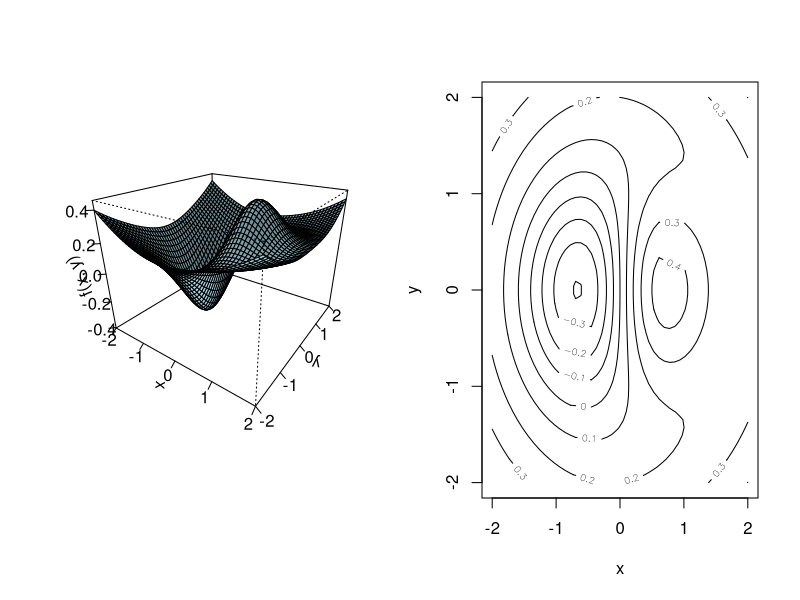

Here is the R script that generated this plot: (Note: this script raises an error after producing the figure.)
#============================================================================
# PROGRAM: optimization.R
#
# LANGUAGE*: R
#
# DESCIPTION: This file contains the necessary routine to perform 
#             optimization in the following examples:
#                - minimize the function: x*exp(-x^2 - y^2) + (x^2 + y^2)/20
#                - maximize the log-likelihood for linear regression 
#                - maximize the log-likelihood for logit regression
#
# AUTHOR: Cleyton Farias
#
# DATE: June 21, 2017
#
# LAST MODIFIED: July 07, 2017
#
#============================================================================


#------------------- PROBLEM 1:  ------------------------------

f <- function(x, y){
    f <- x*exp(-x^2 - y^2) + (x^2 + y^2)/20
    
    return(f)
}

x <- seq(-2, 2, length = 50)
y <- seq(-2, 2, length = 50)
z <- outer(x, y, f)

postscript(file = 'problem01_3D_01.ps', paper = "a4", horizontal = TRUE)
par(mfrow = c(1, 2))

# Gráfico 3D: 
persp(x, y, z, theta = 35, phi = 25, expand = 0.8, ticktype = "detailed", 
      xlab = "x", ylab="y", zlab = "f(x, y)", col = 'lightblue' , border = 'black', 
      shade = 0.2)


# Curvas de Nível: 
contour(x, y, z, xlab = "x", ylab = "y")

dev.off()
par(mfrow = c(1,1))


# Function to be minimized: 
prob01 <- function(z){
    x <- z[1]
    y <- z[2]
    
    f <- x*exp(-x^2 - y^2) + (x^2 + y^2)/20
    
    return(f)
}

# Gradient vector:
grad01 <- function(z){
    x <- z[1]
    y <- z[2]
    
    fx <- exp(-x^2 - y^2)*(1 - 2*x^2) + x/10
    fy <- y/10 - 2*x*y*exp(-x^2 - y^2)
    
    return(c(fx, fy))
}

# Hessian Matrix:
hessian <- function(z){
    x <- z[1]
    y <- z[2]
    
    fxx <- exp(-x^2 - y^2)*(4*x^3 - 6*x) + 1/10
    fyy <- exp(-x^2 - y^2)*(4*x*y^2 - 2*x) + 1/10
    fxy = fyx = exp(-x^2 - y^2)*(4*(x^2)*y - 2*y)
    
    return(cbind(c(fxx, fyx), c(fxy, fyy)))
}


# Initial Guess:
ig01 <- c(1,1)

#--------------- NELDER-MEAD(Método Simplex) ----------------
flag.prob01.01 <- optim(par = ig01, fn = prob01, 
                        method = "Nelder-Mead")

flag.prob01.01


#----------------------- BFGS -------------------------------
flag.prob01.02 <- optim(par = ig01, fn = prob01,
                gr = grad01, method = "BFGS")


flag.prob01.02


#--------------------- L-BFGS-B -----------------------------
flag.prob01.03 <- optim(par = ig01, fn = prob01, gr = grad01,
                        lower = c(-1,-.5), upper = c(0, 0.5),
                        method = "L-BFGS-B")

flag.prob01.03



#=============== PROBLEM 2: Linear Regression ===============
N = 100

# TRUE PARAMETERS:
BETA0 = 1
BETA1 = 2
SIGMA2 = 2


# Simulation:

# Choosing the Random Number Generator:
RNGkind(kind = "Marsaglia-Multicarry", normal.kind = "Inversion")

# State of the RNG:
#   - The first number codes the kind of RNG.
#     The lowest two decimal digits are in 0:(k-1) where k
#     is the number of available RNGs.
#     The hundreds represent the type of normal generator (starting at 0).

# Generating the explanatory variable x: 
set.seed(2017)
stateRNG1 <- .Random.seed
seed1X <- stateRNG1[2] # This value will be used in other plataforms to generate X
seed2X <- stateRNG1[3] # This value will be used in other plataforms to generate X
X <- runif(N)


# Generating uniform numbers to create the orthogonal error term:
set.seed(1991)
stateRNG2 <- .Random.seed
seed1E <- stateRNG2[2] # This value will be used in other plataforms to generate the error term
seed2E <- stateRNG2[3] # This value will be used in other plataforms to generate the error term
error <- runif(N)


# Simulating tge values of the dependent variable: 
Y <- BETA0 + BETA1*X + sqrt(SIGMA2)*qnorm(error)
data.table(Y = round(Y, 5), X = round(X, 5))
#############



#======================== Linear Regression ========================

# Likelihood function: 
linearreg <- function(theta){
    beta0 <- theta[1]
    beta1 <- theta[2]
    sigma2 <- theta[3]
    
    f <- -N*log(sqrt(sigma2)) - (1/(2*sigma2))*sum((Y - beta0 - beta1*X)^2);
    
    return(f)
}

# Gradient vector:
grad.LR <- function(theta){
    beta0 <- theta[1]
    beta1 <- theta[2]
    sigma2 <- theta[3]
    
    g1  = (1/sigma2)*sum(Y - beta0 - beta1*X)
    g2 =  (1/sigma2)*sum((Y - beta0 - beta1*X)*X)
    g3 =  (1/(2*(sigma2^2)))*sum((Y - beta0 - beta1*X)^2) - (N/(2*sigma2))
    
    return(c(g1, g2, g3))
}


# Initial Guess:
ig.lr <- c(mean(Y), 1, 0.5)


#------------------------- NELDER-MEAD ------------------------------------
flag.OLS.01 <- optim(fn = linearreg, par = ig.lr, 
                     method = "Nelder-Mead", control = list(fnscale = -1))

flag.OLS.01


#------------------------------- BFGS -------------------------------------
flag.OLS.02 <- optim(fn = linearreg, gr = grad.LR,
                     par = ig.lr, method = "BFGS",
                     control = list(fnscale = -1))

flag.OLS.02

#------------------------------ L-BFGS-B -----------------------------------
flag.OLS.03 <- optim(fn = linearreg, gr = grad.LR, 
                     par = ig.lr, method = "L-BFGS-B",
                     lower = c(-Inf, -Inf, 0.00001), control = list(fnscale = -1))

flag.OLS.03

# Checking:
lm(Y~X)



#======================= PROBLEM 3: Logistic Regression =====================
rm(list = ls())

N = 100

# TRUE PARAMETERS:
Beta0 = 0.2
Beta1 = 0.5

# Generating the explanatory variable x: 
set.seed(2306)
stateRNG1 <- .Random.seed
seed1X <- stateRNG1[2] # This value will be used in other plataforms to generate X
seed2X <- stateRNG1[3] # This value will be used in other plataforms to generate X
X <- runif(N)

# Generating standard normal numbers by inversion method:
X <- qnorm(X) # inversion method
X # Normal(0, 1)

# Generating probability of Success:
pi = exp(Beta0 + Beta1*X)/(1 + exp(Beta0 + Beta1*X))
data.table(pi = round(pi, 5), X = round(X, 5))


# Generating uniform numbers to binomial dependent variable:
set.seed(1455)
stateRNG2 <- .Random.seed
seed1E <- stateRNG2[2] # This value will be used in other plataforms to generate Y
seed2E <- stateRNG2[3] # This value will be used in other plataforms to generate Y
u <- runif(N)

Y <- rep(NA, length = N)

for(i in 1:N){
    #print(.Random.seed)
    Y[i] <- qbinom(p = u[i], size = 1, prob = pi[i])
}

# Data generated:
data.table(Y, pi = round(pi, 5), X = round(X, 5))

###################################

# Log-likelihood function:
fun = function(theta){
    beta0 = theta[1]
    beta1 = theta[2]
    pi = exp(beta0 + beta1*X)/(1 + exp(beta0 + beta1*X))
    
    f = sum(Y*log(pi) + (1 - Y)*log(1 - pi))
    
    return(f)
}


# Optimization:

# Initial Guess:
ig.log <- c(0,0)
#---------------------------- NELDER-MEAD -----------------------------------
flag.logit.NM = optim(fn = fun, par = ig.log, method = "Nelder-Mead",
             control = list(fnscale = -1))

flag.logit.NM


#-------------------------------- BFGS --------------------------------------
flag.logit.BFGS = optim(fn = fun, par = ig.log, 
                        method = "BFGS",
                        control = list(fnscale = -1))

flag.logit.BFGS


#------------------------------ L-BFGS-B --------------------------------------
flag.logit.LBFGSB = optim(fn = fun, par = ig.log, 
                          method = "L-BFGS-B",
                          lower = c(0,0),
                          control = list(fnscale = -1))

flag.logit.LBFGSB


# Checking: 
glm(formula = Y~X, family = binomial)































